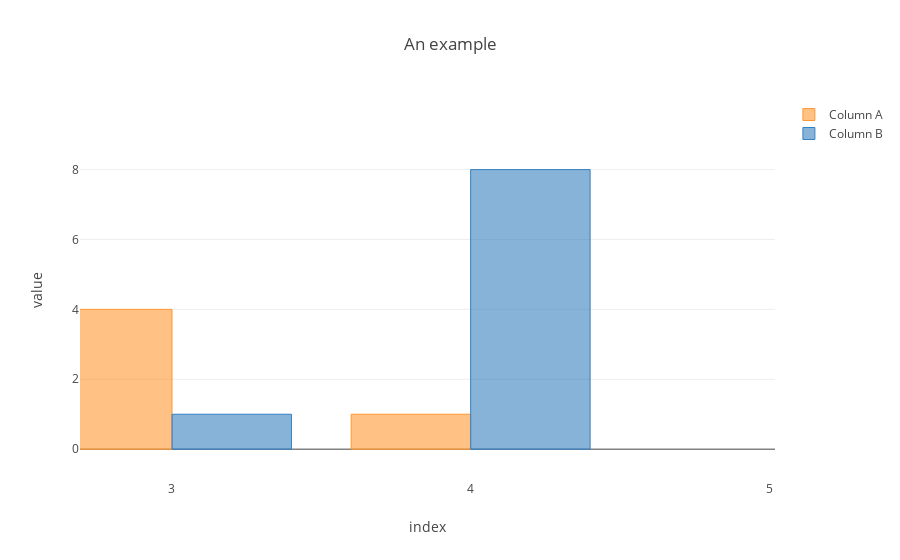

Write notebook code for a chart like this one.
### Code cell
# Set layout as a whole:
layout = dict(title='An example',
              xaxis=dict(title='index'),
              yaxis=dict(title='value'))

df.iplot(kind='bar', 
         layout=layout)

### Figure 1 — Plotly figure (JSON) as saved in the notebook; plotly's stock layout.template omitted (floating-point values rounded to 4 significant figures)
{"data": [{"marker": {"color": "rgba(255, 153, 51, 0.6)", "line": {"color": "rgba(255, 153, 51, 1.0)", "width": 1}}, "name": "Column A", "orientation": "v", "text": "", "type": "bar", "uid": "5a54a7", "x": [0, 1, 2, 3, 4], "y": [2, 5, 3, 4, 1]}, {"marker": {"color": "rgba(55, 128, 191, 0.6)", "line": {"color": "rgba(55, 128, 191, 1.0)", "width": 1}}, "name": "Column B", "orientation": "v", "text": "", "type": "bar", "uid": "54eb30", "x": [0, 1, 2, 3, 4], "y": [6, 2, 4, 1, 8]}], "layout": {"autosize": true, "title": "An example", "xaxis": {"autorange": false, "range": [2.692, 5.019], "title": "index", "type": "linear"}, "yaxis": {"autorange": false, "range": [-0.8818, 9.992], "title": "value", "type": "linear"}}}
